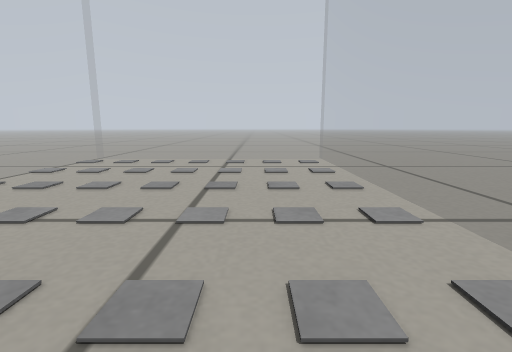
view 1 (above)

12 first-person views from a walk through a Gazebo world. The camera is 0.24 m above the floor, tilts 10° down and sees 85° across. Floor lines are 1 m apart. The floor is counted in squares, 0.2 m on a side. Each view is taken from the middle of a square. On the plan, view 1 faces up. The plan holds only what a view shows up to about 12 squares ahead; the rest is blank.

view 2
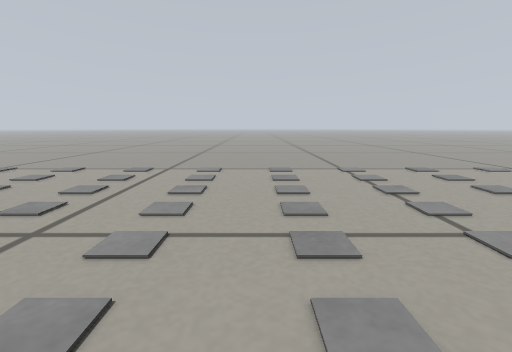

view 3
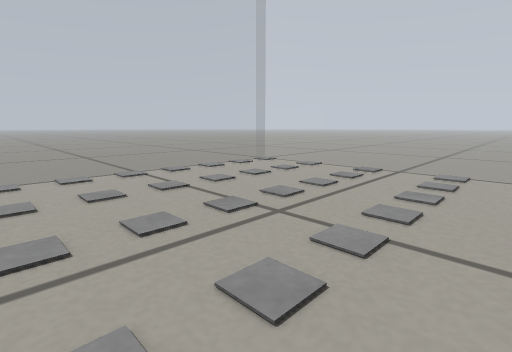

view 4
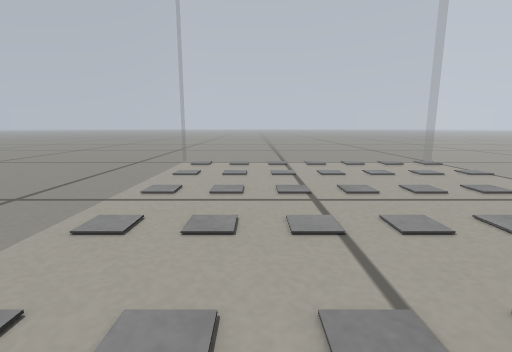

view 5
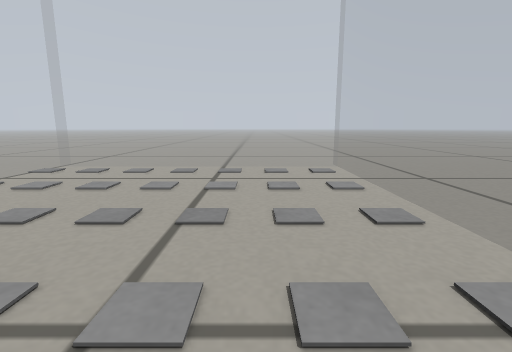

view 6
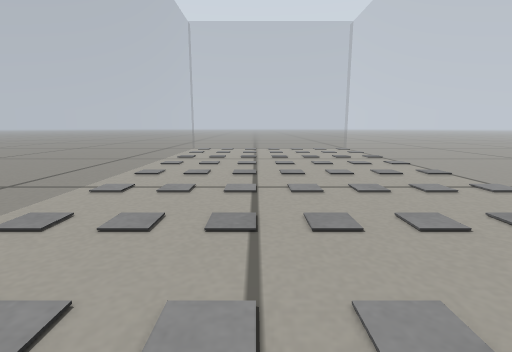

view 7
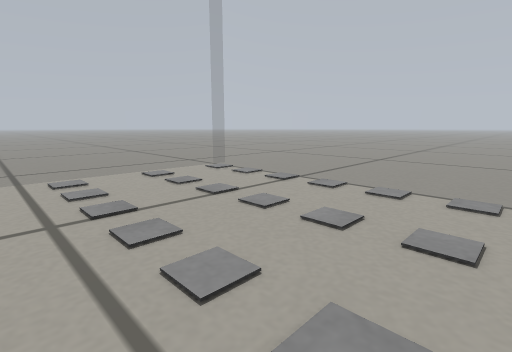

view 8
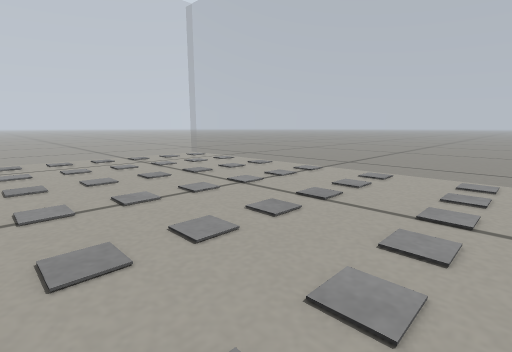

view 9
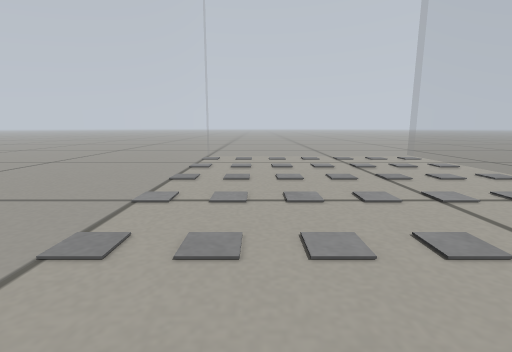

view 10
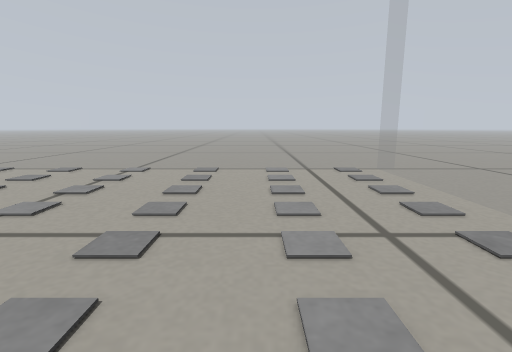

view 11
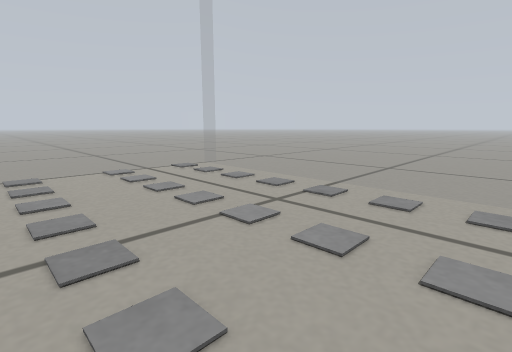

view 12
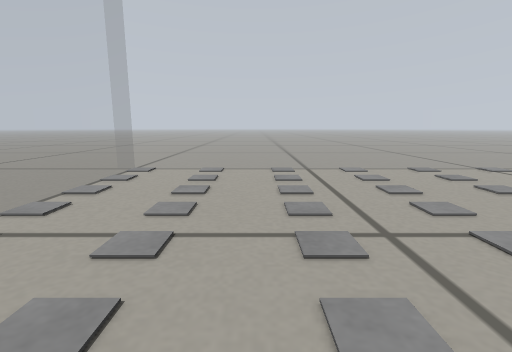

### Floor plan
Key: @ floor where view 1 was taken; . floor; = window, fence, low wall or low ledge; M marker; O other object.
Columns run from 7 left of view 1 to 3 right of it. Each row starts with its distance up from view 1.
 11 ===========
 10 =O........=
  9 ==........=
  8 =O........=
  7 ==........=
  6 =M........=
  5 ==........=
  4 =M........=
  3 ==........=
  2 =M........=
  1 ==........=
  0 =M.....@..=
 -1 ==........=
 -2 =O........=
 -3 ==........=
 -4 =O........=
 -5 ==........=
 -6 =O........=
 -7 ===========

Positions as (right, up) in squares from view 1, and headings:
1: (0, 0), facing up
2: (2, 1), facing left
3: (2, 1), facing down-left
4: (0, 3), facing down
5: (0, 2), facing up
6: (-1, 9), facing down
7: (-5, -1), facing down-right
8: (-5, -1), facing up-right
9: (-4, -1), facing up
10: (2, 7), facing left
11: (2, 5), facing up-left
12: (2, -3), facing left
